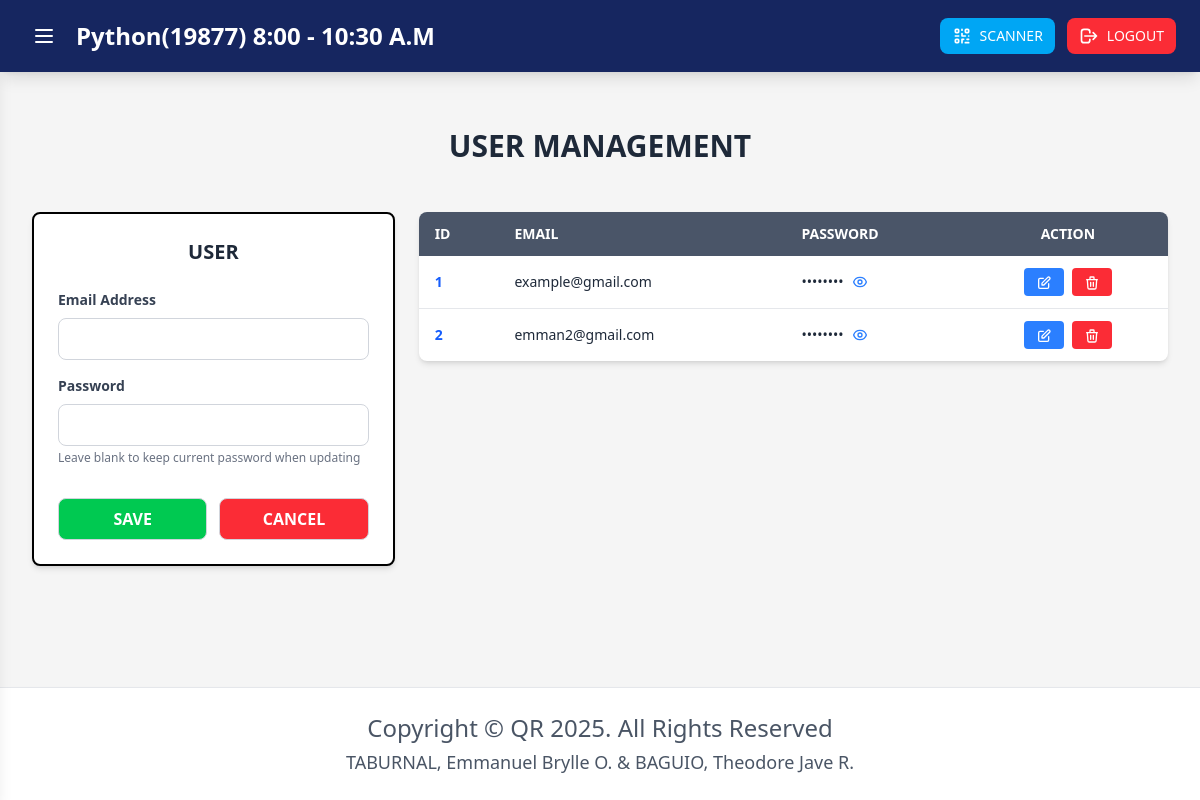
The page /admin (signed in) on the database its author committed.
### tables this page shows
CREATE TABLE user(
id INTEGER PRIMARY KEY AUTOINCREMENT,
email VARCHAR(50) NOT NULL,
pass VARCHAR(50) NOT NULL);

### app.py (the view)
@app.route('/admin')
@login_required
def admin():
    students = db_helper.get_all()
    users = db_helper.get_all_users()
    return render_template('dashboard/admin.html',
                           student_account=students,
                           users=users,
                           students=students)

### app.py (called while the page is built)
def login_required(f):
    @wraps(f)
    def decorated_function(*args, **kwargs):
        if 'user_id' not in session:
            flash('Please login to access this page', 'error')
            return redirect(url_for('login'))
        return f(*args, **kwargs)
    return decorated_function

### db_helper.py (called while the page is built)
def getprocessor():
    conn = connect(database)
    conn.row_factory = Row
    return conn

def get_all_users():
    conn = getprocessor()
    cursor = conn.cursor()
    cursor.execute("SELECT * FROM user")
    rows = cursor.fetchall()
    conn.close()
    return rows

def get_all():
    conn = getprocessor()
    cursor = conn.cursor()
    cursor.execute("SELECT * FROM student_account")
    rows = cursor.fetchall()
    conn.close()
    return rows

### templates/dashboard/admin.html (shortened to what this page needs)
{% extends "dashboard/dashboard.html" %}
{% block admin_Content %}
<div class="p-3 sm:p-4 md:p-6 lg:p-8 w-full">
    <div class="max-w-7xl mx-auto">
        <div class="p-4 sm:p-6 mb-4 sm:mb-6">
            <h2 class="text-xl sm:text-2xl md:text-3xl font-bold text-gray-800 text-center">USER MANAGEMENT</h2>
        </div>
        <div class="grid grid-cols-1 lg:grid-cols-3 gap-4 sm:gap-6">
            <div class="lg:col-span-1">
                <div class="bg-white divide-gray-400 border-2 rounded-lg shadow-md p-4 sm:p-6">
                    <h3 class="text-lg sm:text-xl font-bold text-gray-800 text-center mb-4 sm:mb-6">USER</h3>
                    <form id="userForm" action="/add_user" method="POST" class="space-y-3 sm:space-y-4">
                        <div>
                            <label class="block text-xs sm:text-sm font-semibold text-gray-700 mb-2">Email
                                Address</label>
                            <input type="email" name="email" id="userEmail" required
                                class="w-full px-3 py-2 text-sm sm:text-base border border-gray-300 rounded-lg focus:ring-2 focus:ring-[#162660] focus:border-[#162660] transition">
                        </div>
                        <div>
                            <label class="block text-xs sm:text-sm font-semibold text-gray-700 mb-2">Password</label>
                            <input type="password" name="password" id="userPassword" required
                                class="w-full px-3 py-2 text-sm sm:text-base border border-gray-300 rounded-lg focus:ring-2 focus:ring-[#162660] focus:border-[#162660] transition">
                            <p class="text-xs text-gray-500 mt-1">Leave blank to keep current password when updating</p>
                        </div>
                        <div class="flex gap-2 sm:gap-3 pt-2 sm:pt-4">
                            <button type="submit" id="submitBtn"
                                class="flex-1 bg-green-500 hover:bg-green-600 text-white font-bold py-2 px-3 sm:px-4 rounded-lg border border-gray-300 transition text-sm sm:text-base">
                                SAVE
                            </button>
                            <button type="button" onclick="resetUserForm()"
                                class="flex-1 text-white bg-red-500 hover:bg-red-600 font-bold py-2 px-3 sm:px-4 rounded-lg border border-gray-300 transition text-sm sm:text-base">
                                CANCEL
                            </button>
                        </div>
                    </form>
                </div>
            </div>
            <div class="lg:col-span-2">
                <div class="bg-white rounded-lg shadow-md overflow-hidden">
                    <div class="overflow-x-auto">
                        <table class="w-full min-w-[500px]">
                            <thead class="bg-[#4a5568] text-white">
                                <tr>
                                    <th class="px-3 sm:px-4 py-3 text-left text-xs sm:text-sm font-semibold">ID</th>
                                    <th class="px-3 sm:px-4 py-3 text-left text-xs sm:text-sm font-semibold">EMAIL</th>
                                    <th class="px-3 sm:px-4 py-3 text-left text-xs sm:text-sm font-semibold">PASSWORD
                                    </th>
                                    <th class="px-3 sm:px-4 py-3 text-center text-xs sm:text-sm font-semibold">ACTION
                                    </th>
                                </tr>
                            </thead>
                            <tbody class="divide-y divide-gray-200">
                                {% for user in users %}
                                <tr class="hover:bg-gray-50">
                                    <td class="px-3 sm:px-4 py-3 text-xs sm:text-sm text-blue-600 font-semibold">{{
                                        user.id }}</td>
                                    <td class="px-3 sm:px-4 py-3 text-xs sm:text-sm text-gray-800">{{ user.email }}</td>
                                    <td class="px-3 sm:px-4 py-3 text-xs sm:text-sm text-gray-800">
                                        <div class="flex items-center gap-2">
                                            <span class="password-text" data-password="{{ user.pass }}">••••••••</span>
                                            <button type="button" onclick="togglePassword(this)"
                                                class="text-blue-500 hover:text-blue-700 text-xs"
                                                title="Show/Hide Password">
                                            </button>
                                        </div>
                                    </td>
                                    <td class="px-3 sm:px-4 py-3">
                                        <div class="flex justify-center gap-1 sm:gap-2">
                                            <button
                                                onclick="editUser('{{ user.id }}', '{{ user.email }}', '{{ user.pass }}')"
                                                class="bg-blue-500 hover:bg-blue-600 text-white px-2 sm:px-3 py-1 rounded text-xs sm:text-sm font-medium transition"
                                                title="Edit User">
                                                <svg class="w-4 h-4 inline" fill="none" stroke="currentColor"
                                                    viewBox="0 0 24 24">
                                                    <path stroke-linecap="round" stroke-linejoin="round"
                                                        stroke-width="2"
                                                        d="M11 5H6a2 2 0 00-2 2v11a2 2 0 002 2h11a2 2 0 002-2v-5m-1.414-9.414a2 2 0 112.828 2.828L11.828 15H9v-2.828l8.586-8.586z" />
                                                </svg>
                                            </button>
                                            <button onclick="deleteUser('{{ user.id }}', '{{ user.email }}')"
                                                class="bg-red-500 hover:bg-red-600 text-white px-2 sm:px-3 py-1 rounded text-xs sm:text-sm font-medium transition"
                                                title="Delete User">
                                                <svg class="w-4 h-4 inline" fill="none" stroke="currentColor"
                                                    viewBox="0 0 24 24">
                                                    <path stroke-linecap="round" stroke-linejoin="round"
                                                        stroke-width="2"
                                                        d="M19 7l-.867 12.142A2 2 0 0116.138 21H7.862a2 2 0 01-1.995-1.858L5 7m5 4v6m4-6v6m1-10V4a1 1 0 00-1-1h-4a1 1 0 00-1 1v3M4 7h16" />
                                                </svg>
                                            </button>
                                        </div>
                                    </td>
                                </tr>
                                {% endfor %}
                            </tbody>
                        </table>
                    </div>
                </div>
            </div>
        </div>
    </div>
</div>
{% endblock %}

### rows shown on the page
user: id "1", email "example@gmail.com"
user: id "2", email "emman2@gmail.com"
